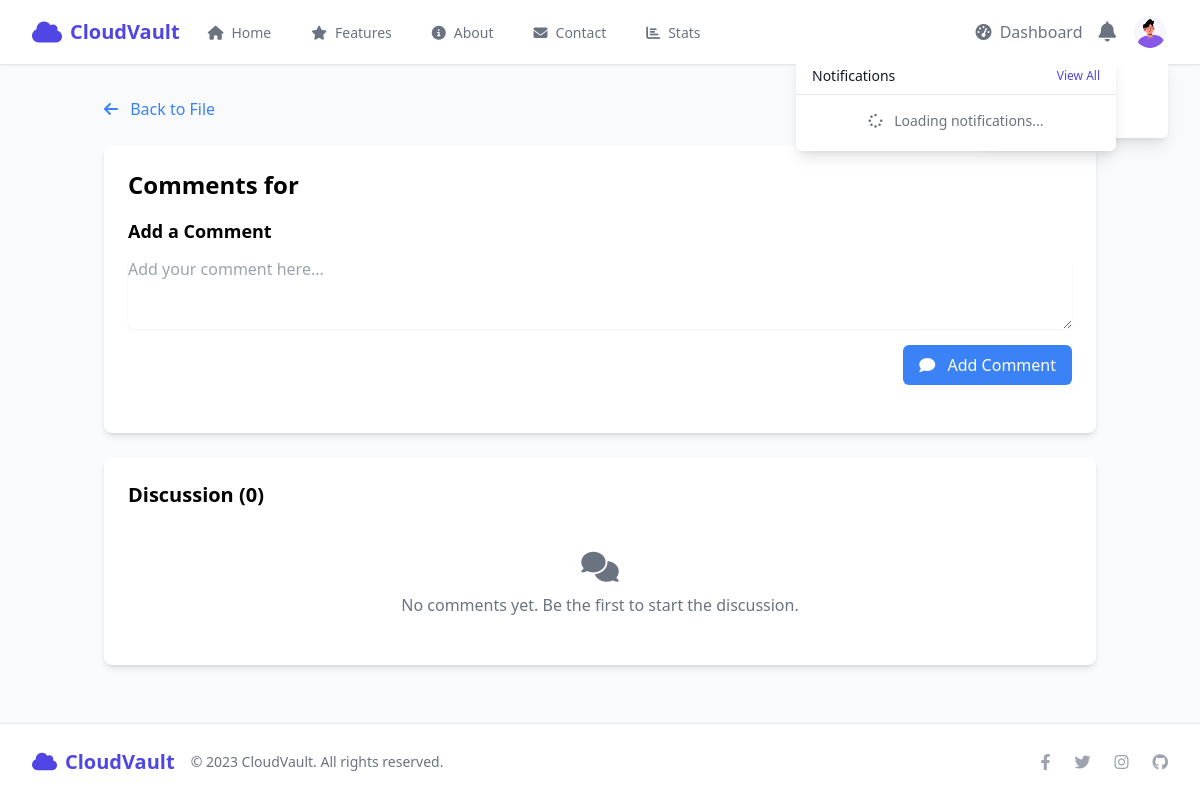
The app's page /files/file/7/comments/ (signed in), older data.
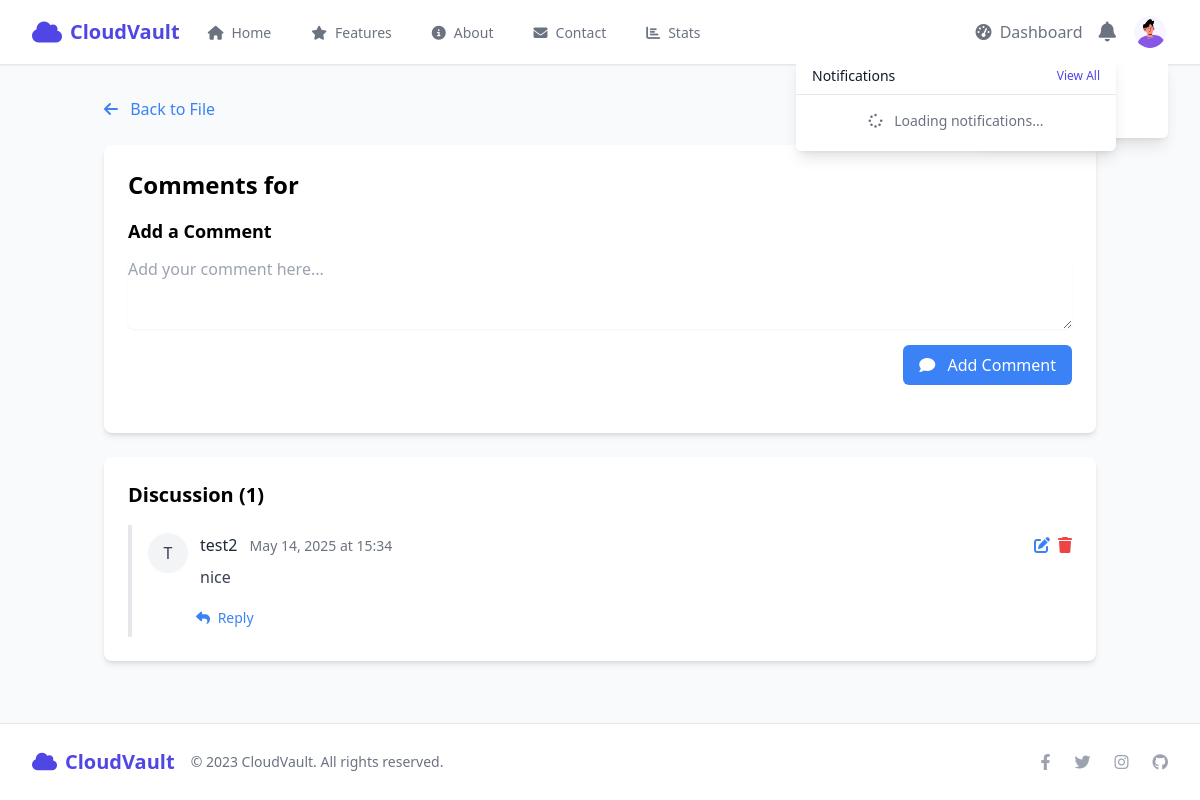
The same page, newer data.
### files/models.py (models this page shows, shortened)
class Comment(models.Model):
    file = models.ForeignKey(FileItem, on_delete=models.CASCADE, related_name='comments')
    user = models.ForeignKey(User, on_delete=models.CASCADE, related_name='file_comments')
    parent = models.ForeignKey('self', on_delete=models.CASCADE, null=True, blank=True, related_name='replies')
    content = models.TextField()
    created_at = models.DateTimeField(default=timezone.now)
    updated_at = models.DateTimeField(auto_now=True)
    class Meta:
        ordering = ['created_at']

### files/views.py (the view)
# urls.py: path('file/<int:file_id>/comments/', views.view_comments, name='view_comments'),
@login_required
def view_comments(request, file_id):
    file = get_object_or_404(FileItem, id=file_id)
    if file.user != request.user and not SharedFile.objects.filter(
            file=file, shared_with=request.user).exists():
        messages.error(request, "You don't have permission to view this file.")
        return redirect('files:dashboard')
    comments = Comment.objects.filter(
        file=file,
        parent=None
    ).order_by('-created_at')
    if request.method == 'POST':
        form = CommentForm(request.POST)
        if form.is_valid():
            comment = form.save(commit=False)
            comment.file = file
            comment.user = request.user
            comment.save()
            messages.success(request, "Comment added successfully.")
            return redirect('files:view_comments', file_id=file_id)
    else:
        form = CommentForm()
    return render(request, 'files/comments.html', {
        'file': file,
        'comments': comments,
        'form': form
    })

### files/forms.py
class CommentForm(forms.ModelForm):
    content = forms.CharField(
        widget=forms.Textarea(attrs={'rows': 3, 'placeholder': 'Add your comment here...', 'class': 'form-input rounded-md shadow-sm mt-1 block w-full'}),
        label="",
        required=True
    )
    class Meta:
        model = Comment
        fields = ['content']

### templates/files/comments.html (shortened to what this page needs)
{% extends 'base.html' %}
{% load static %}
{% block content %}
<div class="container mx-auto px-4 py-8">
    <div class="mb-6">
        <a href="{% url 'files:file_detail' file_id=file.id %}" class="text-blue-500 hover:text-blue-700">
            <i class="fas fa-arrow-left mr-2"></i> Back to File
        </a>
    </div>
    <div class="bg-white rounded-lg shadow-md p-6 mb-6">
        <h1 class="text-2xl font-bold mb-4">Comments for {{ file.name }}</h1>
        <div class="mb-6">
            <h2 class="text-lg font-semibold mb-3">Add a Comment</h2>
            <form method="post" action="{% url 'files:view_comments' file_id=file.id %}">
                <div class="mb-4">
                    {{ form.content }}
                </div>
                <div class="flex justify-end">
                    <button type="submit" class="bg-blue-500 hover:bg-blue-600 text-white font-medium py-2 px-4 rounded-md focus:outline-none focus:ring-2 focus:ring-blue-500 focus:ring-offset-2">
                        <i class="fas fa-comment mr-2"></i> Add Comment
                    </button>
                </div>
            </form>
        </div>
    </div>
    <div class="bg-white rounded-lg shadow-md p-6">
        <h2 class="text-xl font-semibold mb-4">Discussion ({{ comments.count }})</h2>
        {% if comments %}
            <div class="space-y-6">
                {% for comment in comments %}
                    {% include "files/comment_item.html" with comment=comment %}
                {% endfor %}
            </div>
        {% else %}
            <div class="text-gray-500 text-center py-6">
                <i class="fas fa-comments text-3xl mb-2"></i>
                <p>No comments yet. Be the first to start the discussion.</p>
            </div>
        {% endif %}
    </div>
</div>
{% endblock %}

### templates/files/comment_item.html (shortened to what this page needs)
<div class="comment-item border-l-4 border-gray-200 pl-4 py-2">
    <div class="flex items-start mb-2">
        <div class="bg-gray-100 rounded-full w-10 h-10 flex items-center justify-center mr-3">
            <span class="text-gray-700 font-medium">{{ comment.user.username|first|upper }}</span>
        </div>
        <div class="flex-1">
            <div class="flex items-center justify-between">
                <div>
                    <span class="font-medium text-gray-800">{{ comment.user.username }}</span>
                    <span class="text-gray-500 text-sm ml-2">{{ comment.created_at|date:"M d, Y" }} at {{ comment.created_at|time:"H:i" }}</span>
                </div>
                {% if comment.user == request.user or file.owner == request.user %}
                <div class="flex space-x-2">
                    {% if comment.user == request.user %}
                    <a href="{% url 'files:edit_comment' comment_id=comment.id %}" class="text-blue-500 hover:text-blue-700">
                        <i class="fas fa-edit"></i>
                    </a>
                    {% endif %}
                    <form method="post" action="{% url 'files:delete_comment' comment_id=comment.id %}" class="inline" onsubmit="return confirm('Are you sure you want to delete this comment?');">
                        <button type="submit" class="text-red-500 hover:text-red-700">
                            <i class="fas fa-trash"></i>
                        </button>
                    </form>
                </div>
                {% endif %}
            </div>
            <div class="mt-2 text-gray-700">
                {{ comment.content|linebreaks }}
            </div>
        </div>
    </div>
    <div class="ml-12 mt-4">
        <button class="text-blue-500 hover:text-blue-700 text-sm font-medium" onclick="toggleReplyForm('reply-form-{{ comment.id }}')">
            <i class="fas fa-reply mr-1"></i> Reply
        </button>
    </div>
</div>

Row changes from the older to the newer data that the page shows:
added Comment: user.username|first "T", user.username "test2", created_at "May 14, 2025", created_at "15:34", content "nice"
Text that changed along with them:
{{ comments.count }}: "0" → "1"
text no longer shown: "No comments yet. Be the first to start the discussion."
